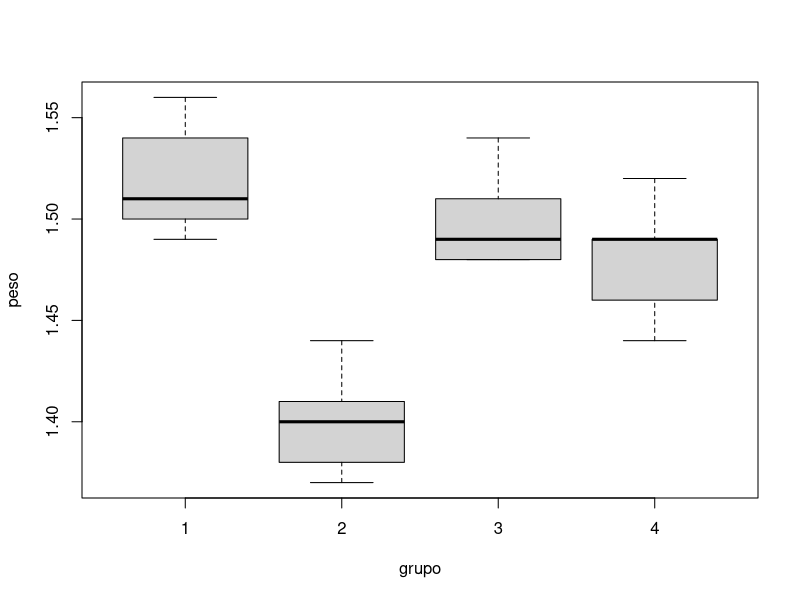
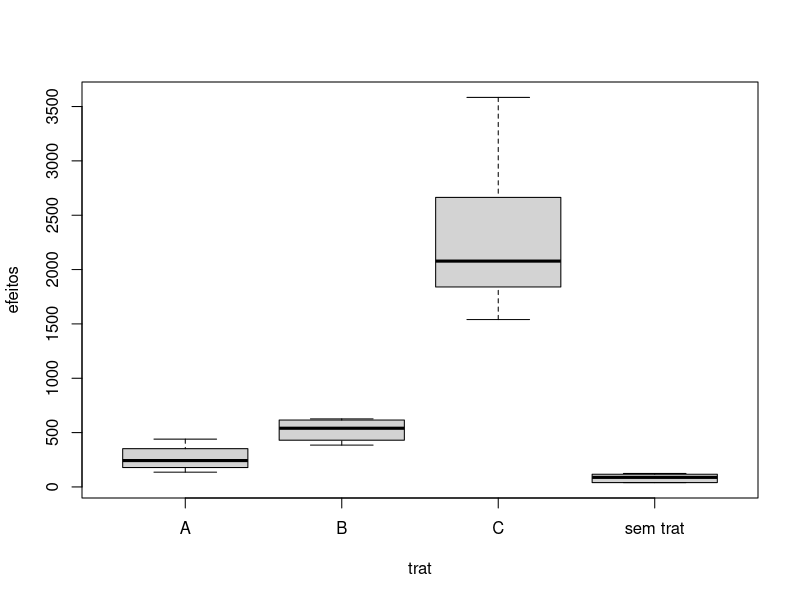
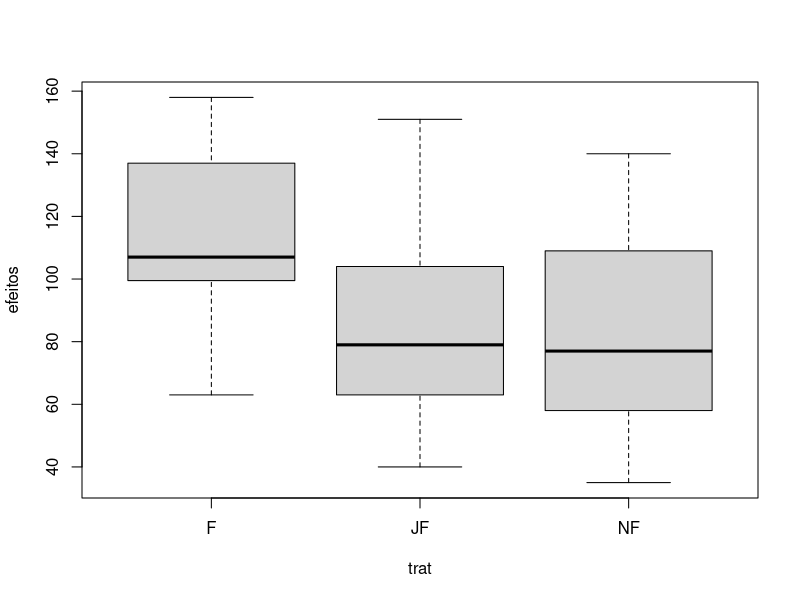
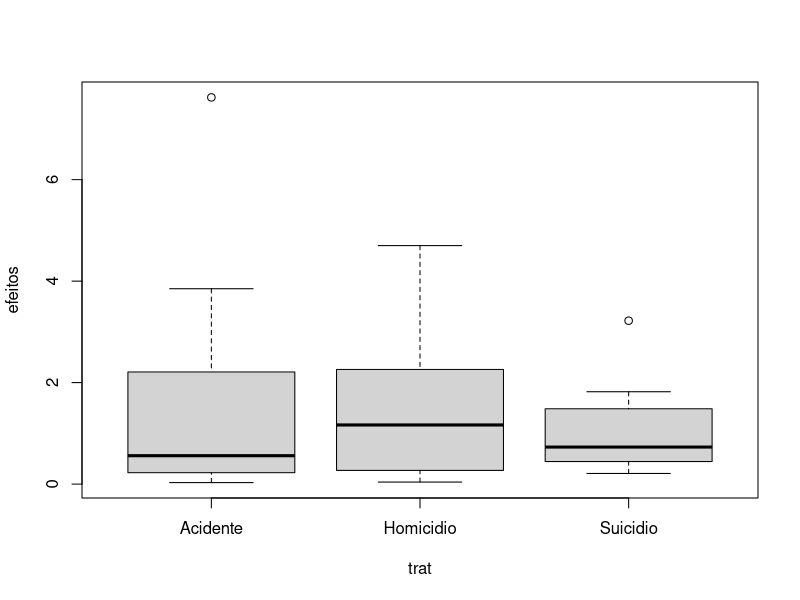
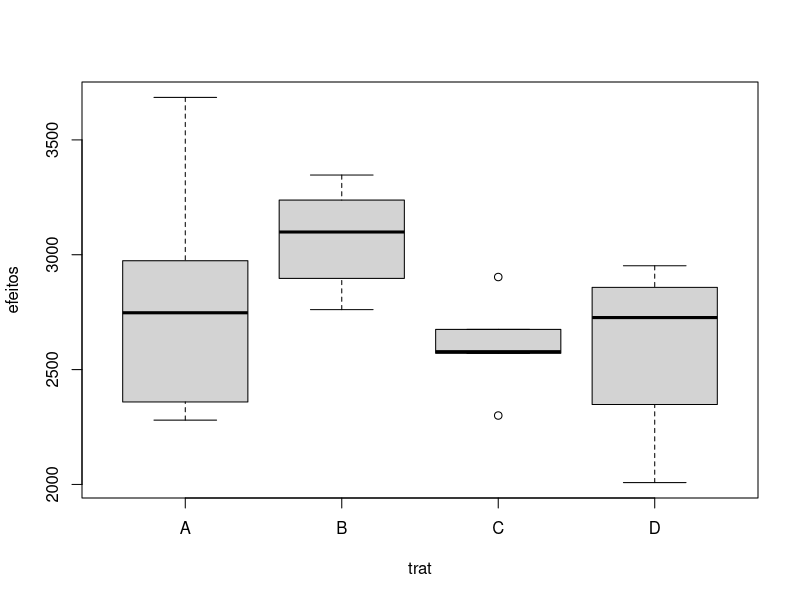

Write R code to recreate these figures, in order. (Note: this script raises an error after producing the figures.)
#### Ficha 04 ----

# 01

a1 = c(1.56,1.50,1.54,1.49,1.51)
a2 = c(1.38,1.41,1.44,1.37,1.40)
a3 = c(1.49,1.54,1.48,1.51,1.48)
a4 = c(1.46,1.49,1.44,1.52,1.49)

df = data.frame(peso=c(a1,a2,a3,a4),grupo=gl(4,5,20))   
attach(df)
summary(aov(lm(peso~grupo)))

boxplot(peso~grupo)
pairwise.t.test(peso,grupo)


# ex 02

sem_trat = c(117, 124, 40, 88, 40)
a = c(440, 264, 221, 136)
b = c(605, 626, 385, 475)
c = c(2664, 2078, 3584, 1540, 1840)

efeitos = c(sem_trat,a,b,c)
trat = c(rep('sem trat',5),rep('A',4),rep('B',4),rep('C',5))

summary(aov(lm(efeitos~trat)))
boxplot(efeitos~trat)
pairwise.t.test(efeitos,trat)


# ex 03

n_fumou = c(35,120,90,109,82,40,68,84,124,77,140,127,58,110,42,57,93,70,51,74,74)
fuma = c(96,107,63,134,140,103,158)
ja_fumou = c(62, 78, 95, 69,73, 47, 82, 118,60, 85, 141, 131,77, 105, 64, 76,52, 46, 124, 69,115, 66, 65, 69,82, 91, 42, 97,52, 151, 53, 137,105, 40, 67, 103,143, 80, 95, 108,80, 57, 99, 56)

trat = c(rep('NF',length(n_fumou)),rep('F',length(fuma)),rep('JF',length(ja_fumou)))
efeitos = c(n_fumou,fuma,ja_fumou)

summary(aov(lm(efeitos~trat)))
pairwise.t.test(efeitos,trat)

boxplot(efeitos~trat)

# ex 04

homicidio = c(
  0.78, 1.71, 0.19, 1.55, 0.27, 4.08, 0.16, 1.88,
  1.88, 4.10, 0.14, 3.11, 0.42, 1.52, 0.35,
  0.25, 0.38, 2.38, 2.49, 0.35, 0.41, 1.49,
  0.81, 2.50, 0.21, 4.70, 2.39, 0.35, 1.18,
  0.04, 1.80, 0.13, 1.81, 4.38, 1.79, 2.26,
  0.04, 0.12, 1.32, 1.15, 0.10, 0.27, 0.19,
  0.09, 0.30, 3.58, 3.49, 1.24, 2.77, 0.47)
acidente = c(
  1.18, 1.46, 0.03, 0.65, 0.40, 7.62, 0.04, 0.05,
  3.85, 0.46, 0.47, 2.96)
suicidio = c(1.15, 0.54, 0.92, 0.35, 3.22, 0.21, 0.54, 1.82)

efeitos = c(homicidio,acidente,suicidio)
trat= c(rep('Homicidio',length(homicidio)),rep('Acidente',length(acidente)),rep('Suicidio',length(suicidio)))

summary(aov(lm(efeitos~trat)))
boxplot(efeitos~trat)
aov(lm(efeitos~trat))


# ex 05

a = c(2946, 2913, 2280, 3685, 2310, 2582, 3002, 2408)
b = c(3186, 2857, 3099, 2761, 3290, 2937, 3347)
c = c(2300, 2903, 2572, 2584, 2675, 2571)
d = c(2286,2938,2952,2348,2691,2858,2414,2008,2850,2762)

efeitos = c(a,b,c,d)
trat = c(rep('A',length(a)),rep('B',length(b)),rep('C',length(c)),rep('D',length(d)))

summary(aov(lm(efeitos~trat)))
boxplot(efeitos~trat)
pairwise.t.test(efeitos,trat)


# ex 06

## prof mode
or = gl(3,10,30,labels=c('asian','european','african'))##
parto = gl(2,5,30,labels=c('eutocito','distocito'))
##

peso = c(
  2.9, 3.5, 2.1,
  3.3, 3.4, 2.2,
  2.7, 3.3, 2.3,
  2.8, 3.4, 2.4,
  3.2, 3.3, 2.3,
  2.9, 3.9, 2.0,
  3.3, 4.1, 2.3,
  3.1, 4.0, 2.2,
  3.0, 4.0, 2.1,
  3.2, 3.9, 2.0
)
library(dplyr)
df6 = data.frame(origem,tipo_parto,peso)
df6 %>% group_by(origem,tipo_parto) %>% summarise(media_peso=mean(peso))
origem = rep(c('asiatica','europeia','africana'),10)
tipo_parto = c(rep('eutocito',15),rep('distocito',15))


length(peso)
length(origem)
length(tipo_parto)
boxplot(peso~origem)
boxplot(peso~tipo_parto)

summary(aov(peso~origem)) # efeito origem 11.174
summary(aov(peso~tipo_parto)) # efeito tipo parto 0.28
summary(aov(peso~origem+tipo_parto)) # 
summary(aov(peso~origem*tipo_parto)) # efeitos origem*tipo_parto 0.705


# ex 07
dias = c(7, 9, 10, 8, 9, 10, 9, 9, 12, 10, 9, 12, 11, 12, 14)
grupo_etario = factor(rep(c('<20','20 a 29','30 a 39','40 a 49','>50'),each=3),levels = c('<20','20 a 29','30 a 39','40 a 49','>50'))
tipo_manual = rep(c('A','B','C'),5)

summary(aov(dias~grupo_etario)) # pvalue 0.0827
pairwise.t.test(dias,grupo_etario)
boxplot(dias~grupo_etario)

summary(aov(dias~tipo_manual)) # 0.0491
pairwise.t.test(dias,tipo_manual)
boxplot(dias~tipo_manual)

summary(aov(dias~grupo_etario+tipo_manual))

# nao dá pra usar interacao porque temos so uma info dentro de cada celula
summary(aov(dias~grupo_etario*tipo_manual)) 

# ex 08

consonante = c(58, 68, 60, 68, 64,62, 70, 65, 80, 69,67, 78, 68, 81, 70,70, 81, 70, 89, 74)
nivel_inicial = factor(rep(c('Nulo','Muito Baixo','Baixo','Médio'),each=5),levels=c('Nulo','Muito Baixo','Baixo','Médio'))
metodo_motivacao = rep(c('A','B','C','D','E'),4)


length(consonante)
length(nivel_inicial)
length(metodo_motivacao)

summary(aov(consonante~nivel_inicial)) # 0.0365
boxplot(consonante~nivel_inicial)
pairwise.t.test(consonante,nivel_inicial)

summary(aov(consonante~metodo_motivacao)) # 0.0144
boxplot(consonante~metodo_motivacao)
pairwise.t.test(consonante,metodo_motivacao)

summary(aov(consonante~metodo_motivacao+nivel_inicial)) # 0.0144


# ex 09

maturidade_emocional= c(25, 18, 17, 28, 23, 24,22, 19, 19,28, 16, 18, 32, 24, 22,30, 20, 20,25, 14, 10, 35, 16, 8,30, 15, 12)
grupo_etario = factor(rep(c('15-19','20-24','25-29'),each=9),levels=c('15-19','20-24','25-29'))
consumo = factor(rep(c("Nunca","Ocasional","Diario"), times = 9),
                 levels = c("Nunca","Ocasional","Diario"))

mod <- aov(maturidade_emocional ~ grupo_etario * consumo)
mod <- aov(maturidade_emocional ~ grupo_etario+consumo+consumo*grupo_etario)
summary(mod)
# check residuals
hist(mod$residuals)
shapiro.test(mod$residuals)

# check homoscedasticity
plot(fitted(mod),residuals(mod))
interaction.plot(consumo, grupo_etario, maturidade_emocional,col=rainbow(3))

# try transformation

mod2 <- aov(1/maturidade_emocional ~ grupo_etario * consumo)
summary(mod2)
# check residuals
hist(mod2$residuals)
# check homoscedasticity
plot(fitted(mod2),residuals(mod2))
interaction.plot(consumo, grupo_etario, 1/maturidade_emocional,col=rainbow(3))



# ex 10

m <- c(4.31,4.68,4.17,5.75, 4.89,6.18,3.77,5.70, 4.05,4.48,5.20,5.53,
       4.44,4.23,5.28,5.97, 4.59,5.92,4.44,5.52, 4.13,3.41,3.89,4.58,
       4.61,3.64,3.64,5.21, 3.91,3.32,4.18,5.50, 4.52,3.51,4.48,5.18,
       4.43,3.75,4.27,4.15, 3.79,4.63,5.81,6.89, 4.17,4.59,5.20,6.18,
       4.47,4.90,5.34,6.21, 4.35,5.31,5.94,7.56, 3.59,4.81,5.56,6.73)
grupo_etario <- factor(rep(c(1,2,3),each=20))
ocupacao <- factor(rep(c('a','b','c','d'),15))
length(ocupacao)
mod2 <- aov(m ~ grupo_etario * ocupacao)
summary(mod2)
interaction.plot(ocupacao, grupo_etario, m)

# check residuals
hist(mod2$residuals)
shapiro.test(mod2$residuals)

# check homoscedasticity
plot(fitted(mod2),residuals(mod2))
interaction.plot(consumo, grupo_etario, maturidade_emocional,col=rainbow(3))


# Efeito do consumo. Todas as linhas descem de Nunca para Ocasional. Quem nunca consome tem maior maturidade emocional (média 28,3, contra 18,3 e 16,7). É o efeito mais forte (F = 38,9).
# Efeito da idade. As linhas estão a alturas diferentes, mas a diferença depende do consumo. Entre os que nunca consomem, os mais velhos (20-24 e 25-29, ambos com 30) estão acima dos 15-19 (25). Entre os que consomem diariamente, os 25-29 ficam muito abaixo (10). Na média geral, o grupo 25-29 é o mais baixo (18,3).
# Interacção. As linhas não são paralelas e chegam a cruzar-se: a 25-29 parte do topo e termina bem abaixo das outras.
# Nos 25-29 a maturidade cai sempre, e de forma acentuada: 30 → 15 → 10.
# Nos 15-19 e 20-24 cai de Nunca para Ocasional e depois estabiliza (20 → 20). Consumir diariamente não piora em relação a consumir ocasionalmente.
# A queda total também difere: 5 pontos nos 15-19, 10 nos 20-24 e 20 nos 25-29.

# Conclusão para o relatório: o consumo de marijuana está associado a menor maturidade emocional, mas a magnitude desse efeito depende da idade. É muito mais forte no grupo 25-29, o único em que o consumo diário se distingue do ocasional. Como a interacção é significativa (p = 0,007), não faz sentido falar de “o efeito do consumo” sem indicar o grupo etário.



x=c(-1,-1,-1,-1,-1,0,0,0,0,0,1,1,1,1,1,2,2,2,2,2,
    3,3,3,3,3)
y=c(8,1,1,3,1,5,6,9,7,4,13,7,12,10,11,17,14,14,19,
    13,17,17,20,18,15)
plot(x,y)



x=c(8,6,11,12,14,17,18,24,19,23,26,40)
y=c(59,58,56,53,50,45,43,42,39,38,30,27)
plot(x,y)
modelo=lm(y~x)
summary(modelo)
confint(modelo) # intervalos de confianca para o modelo, o alpha e beta estará nesse intervalo
confint(modelo,level=0.99)
predict(modelo,data.frame(x=20))
predict(modelo,data.frame(x=20),int="c")
predict(modelo,data.frame(x=20),int="confidence")
predict(modelo,data.frame(x=20),int="p")

predict(modelo,data.frame(x=20),int="prediction")
novo=data.frame(x=seq(7,40,1))
bandas.prev= predict(modelo, novo, interval="prediction")
bandas.conf= predict(modelo, novo, interval="c")
matplot(novo$x,cbind(bandas.conf, bandas.prev[,-1]),lty=c(1,2,2,3,3), type="l",xlab="x", ylab="y")
points(x,y)
